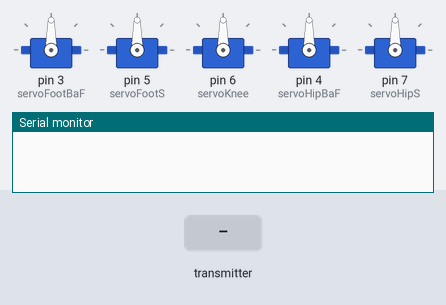
The sketch below on a simulated Arduino Uno, built with avr-gcc and run on an emulated ATmega328P. Shown: 5 × servo, the last lines printed to the serial monitor. Inputs (shaded band) come from the test bench. No radio packets arrive unless stated.

Above: at 1.2 s.
1.3 s: the transmitter starts sending Value.0 = 0
At 2.5 s:
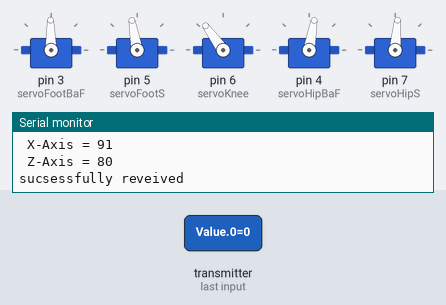
2.8 s: the transmitter starts sending Value.1 = 256
At 3.8 s:
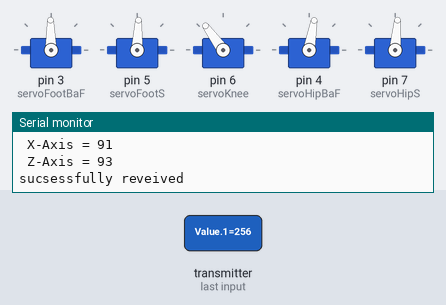
4.3 s: the transmitter starts sending Value.2 = 256
At 4.9 s:
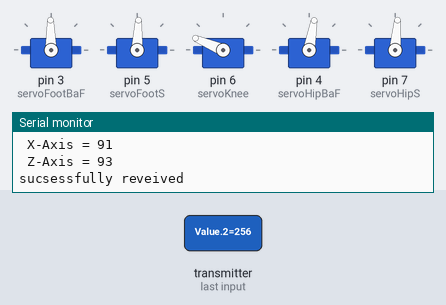
5.8 s: the transmitter starts sending Value.3 = 256
At 6.1 s:
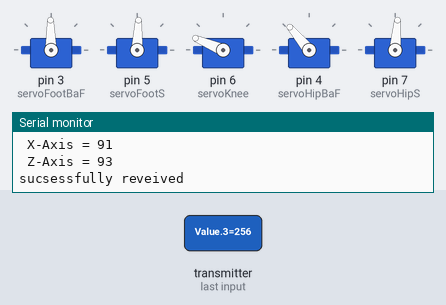
7.3 s: the transmitter starts sending Value.4 = 256
At 8.5 s:
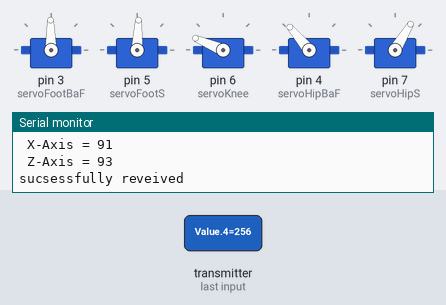
8.8 s: the transmitter starts sending Value.0 = 256
At 9.5 s:
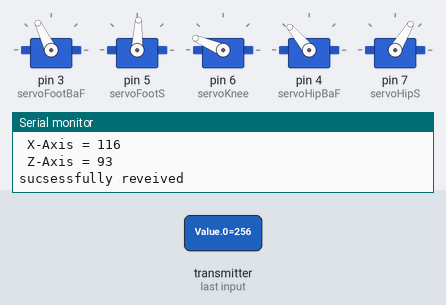
Timing chart, 0 to 11.3 s (numbered marks = the images above; inputs shaded):
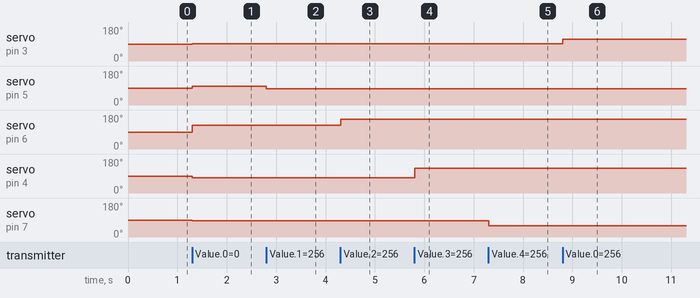

Measured:
- after the input at 1.3 s, servo on pin 3 (servoFootBaF): 90° → 91° at once; servo on pin 5 (servoFootS): 90° → 100° at once; servo on pin 6 (servoKnee): 90° → 126° at once; servo on pin 4 (servoHipBaF): 90° → 80° at once; servo on pin 7 (servoHipS): 90° → 85° at once
- after the input at 2.8 s, servo on pin 5 (servoFootS): 100° → 87° at once
- after the input at 4.3 s, servo on pin 6 (servoKnee): 126° → 157° at once
- after the input at 5.8 s, servo on pin 4 (servoHipBaF): 80° → 130° at once
- after the input at 7.3 s, servo on pin 7 (servoHipS): 85° → 59° at once
- after the input at 8.8 s, servo on pin 3 (servoFootBaF): 91° → 116° at once

The sketch:

Nrf_Ardu_Servo_receiv_v1.ino
```cpp
#include <SPI.h>
#include <Servo.h>

#include <RF24.h>
#include <nRF24L01.h>


RF24 radio(9, 10);    // declarate CE and CSN (SPI Bus)
const byte address[6] = "00001";  // pipe address for communication

Servo servoFootBaF;   // create servo object to control a servo on Foot; Sideways
Servo servoFootS;     // foot Back and Forth
Servo servoKnee;      // knee
Servo servoHipBaF;    // hip Back and Forth
Servo servoHipS;      // hip Sideways


int16_t mappedXF, mappedYF, mappedZF;
int16_t mappedXK, mappedYK;

int Value[5];  // Array for received values


void setup() {
  Serial.begin(115200);

  radio.begin();
  radio.openReadingPipe(0, address);
  radio.setPALevel(RF24_PA_MIN);    // simply to prevent power supply issus
  radio.startListening();            // Start listening, so we can hear


  servoFootBaF.attach(3);
  servoFootS.attach(5);
  servoKnee.attach(6);
  servoHipBaF.attach(4);
  servoHipS.attach(7);
}


void loop() {
  if (radio.available()) {  //when data is received, map it
    radio.read(Value, sizeof(Value));

// Boundary values are from tests with prototyp
    mappedXF = map(Value[0], -255, 255, 67, 116);  // foot back and forth
    mappedYF = map(Value[1], -255, 255, 68, 93);   // foot sideways
    mappedZF = map(Value[2], -255, 255, 95, 157);  // knee back and forth
    mappedXK = map(Value[3], -255, 255, 31, 130);  // hip back and forth
    mappedYK = map(Value[4], -255, 255, 70, 121);  // hip sideways


// Output
    servoFootBaF.write(mappedXF);
    delay(1);
    servoFootS.write(180 - mappedYF);
    delay(1);
    servoKnee.write(mappedZF);
    delay(1);
    servoHipBaF.write(mappedXK);
    delay(1);
    servoHipS.write(180 - mappedYK);
    delay(1);

//Serial monitor for better understanding
    Serial.print(" X-Axis = "); Serial.println(mappedXF);
    Serial.print(" Z-Axis = "); Serial.println(mappedYF);
    Serial.println("sucsessfully reveived");
  }
}
```

ADXL345.h
```cpp
// (licence header left out)
#include "Arduino.h"

#ifndef ADXL345_h
#define ADXL345_h

/* ------- Register names ------- */
#define ADXL345_DEVID 0x00
#define ADXL345_RESERVED1 0x01
#define ADXL345_THRESH_TAP 0x1d
#define ADXL345_OFSX 0x1e
#define ADXL345_OFSY 0x1f
#define ADXL345_OFSZ 0x20
#define ADXL345_DUR 0x21
#define ADXL345_LATENT 0x22
#define ADXL345_WINDOW 0x23
#define ADXL345_THRESH_ACT 0x24
#define ADXL345_THRESH_INACT 0x25
#define ADXL345_TIME_INACT 0x26
#define ADXL345_ACT_INACT_CTL 0x27
#define ADXL345_THRESH_FF 0x28
#define ADXL345_TIME_FF 0x29
#define ADXL345_TAP_AXES 0x2a
#define ADXL345_ACT_TAP_STATUS 0x2b
#define ADXL345_BW_RATE 0x2c
#define ADXL345_POWER_CTL 0x2d
#define ADXL345_INT_ENABLE 0x2e
#define ADXL345_INT_MAP 0x2f
#define ADXL345_INT_SOURCE 0x30
#define ADXL345_DATA_FORMAT 0x31
#define ADXL345_DATAX0 0x32
#define ADXL345_DATAX1 0x33
#define ADXL345_DATAY0 0x34
#define ADXL345_DATAY1 0x35
#define ADXL345_DATAZ0 0x36
#define ADXL345_DATAZ1 0x37
#define ADXL345_FIFO_CTL 0x38
#define ADXL345_FIFO_STATUS 0x39

#define ADXL345_BW_1600 0xF // 1111
#define ADXL345_BW_800  0xE // 1110
#define ADXL345_BW_400  0xD // 1101
#define ADXL345_BW_200  0xC // 1100
#define ADXL345_BW_100  0xB // 1011
#define ADXL345_BW_50   0xA // 1010
#define ADXL345_BW_25   0x9 // 1001
#define ADXL345_BW_12   0x8 // 1000
#define ADXL345_BW_6    0x7 // 0111
#define ADXL345_BW_3    0x6 // 0110


/*
 Interrupt PINs
 INT1: 0
 INT2: 1
 */
#define ADXL345_INT1_PIN 0x00
#define ADXL345_INT2_PIN 0x01

/*
 Interrupt bit position
 */
#define ADXL345_INT_DATA_READY_BIT 0x07
#define ADXL345_INT_SINGLE_TAP_BIT 0x06
#define ADXL345_INT_DOUBLE_TAP_BIT 0x05
#define ADXL345_INT_ACTIVITY_BIT   0x04
#define ADXL345_INT_INACTIVITY_BIT 0x03
#define ADXL345_INT_FREE_FALL_BIT  0x02
#define ADXL345_INT_WATERMARK_BIT  0x01
#define ADXL345_INT_OVERRUNY_BIT   0x00

#define ADXL345_DATA_READY 0x07
#define ADXL345_SINGLE_TAP 0x06
#define ADXL345_DOUBLE_TAP 0x05
#define ADXL345_ACTIVITY   0x04
#define ADXL345_INACTIVITY 0x03
#define ADXL345_FREE_FALL  0x02
#define ADXL345_WATERMARK  0x01
#define ADXL345_OVERRUNY   0x00


#define ADXL345_OK    1 // no error
#define ADXL345_ERROR 0 // indicates error is predent

#define ADXL345_NO_ERROR   0 // initial state
#define ADXL345_READ_ERROR 1 // problem reading accel
#define ADXL345_BAD_ARG    2 // bad method argument


class ADXL345
{
public:
  bool status;           // set when error occurs
  // see error code for details
  byte error_code;       // Initial state
  double gains[3];        // counts to Gs

  ADXL345();
  void powerOn();
  void readAccel(int* xyx);
  void readAccel(int* x, int* y, int* z);
  void get_Gxyz(double *xyz);

  void setTapThreshold(int tapThreshold);
  int getTapThreshold();
  void setAxisGains(double *_gains);
  void getAxisGains(double *_gains);
  void setAxisOffset(int x, int y, int z);
  void getAxisOffset(int* x, int* y, int*z);
  void setTapDuration(int tapDuration);
  int getTapDuration();
  void setDoubleTapLatency(int doubleTapLatency);
  int getDoubleTapLatency();
  void setDoubleTapWindow(int doubleTapWindow);
  int getDoubleTapWindow();
  void setActivityThreshold(int activityThreshold);
  int getActivityThreshold();
  void setInactivityThreshold(int inactivityThreshold);
  int getInactivityThreshold();
  void setTimeInactivity(int timeInactivity);
  int getTimeInactivity();
  void setFreeFallThreshold(int freeFallthreshold);
  int getFreeFallThreshold();
  void setFreeFallDuration(int freeFallDuration);
  int getFreeFallDuration();

  bool isActivityXEnabled();
  bool isActivityYEnabled();
  bool isActivityZEnabled();
  bool isInactivityXEnabled();
  bool isInactivityYEnabled();
  bool isInactivityZEnabled();
  bool isActivityAc();
  bool isInactivityAc();
  void setActivityAc(bool state);
  void setInactivityAc(bool state);

  bool getSuppressBit();
  void setSuppressBit(bool state);
  bool isTapDetectionOnX();
  void setTapDetectionOnX(bool state);
  bool isTapDetectionOnY();
  void setTapDetectionOnY(bool state);
  bool isTapDetectionOnZ();
  void setTapDetectionOnZ(bool state);

  void setActivityX(bool state);
  void setActivityY(bool state);
  void setActivityZ(bool state);
  void setInactivityX(bool state);
  void setInactivityY(bool state);
  void setInactivityZ(bool state);

  bool isActivitySourceOnX();
  bool isActivitySourceOnY();
  bool isActivitySourceOnZ();
  bool isTapSourceOnX();
  bool isTapSourceOnY();
  bool isTapSourceOnZ();
  bool isAsleep();

  bool isLowPower();
  void setLowPower(bool state);
  double getRate();
  void setRate(double rate);
  void set_bw(byte bw_code);
  byte get_bw_code();


  bool triggered(byte interrupts, int mask);


  byte getInterruptSource();
  bool getInterruptSource(byte interruptBit);
  bool getInterruptMapping(byte interruptBit);
  void setInterruptMapping(byte interruptBit, bool interruptPin);
  bool isInterruptEnabled(byte interruptBit);
  void setInterrupt(byte interruptBit, bool state);

  void getRangeSetting(byte* rangeSetting);
  void setRangeSetting(int val);
  bool getSelfTestBit();
  void setSelfTestBit(bool selfTestBit);
  bool getSpiBit();
  void setSpiBit(bool spiBit);
  bool getInterruptLevelBit();
  void setInterruptLevelBit(bool interruptLevelBit);
  bool getFullResBit();
  void setFullResBit(bool fullResBit);
  bool getJustifyBit();
  void setJustifyBit(bool justifyBit);
  void printAllRegister();

private:
  void writeTo(byte address, byte val);
  void readFrom(byte address, int num, byte buff[]);
  void setRegisterBit(byte regAdress, int bitPos, bool state);
  bool getRegisterBit(byte regAdress, int bitPos);
  byte _buff[6] ;    //6 bytes buffer for saving data read from the device
};
void print_byte(byte val);
#endif
```

Source omitted: ADXL345.cpp (19115 bytes)
